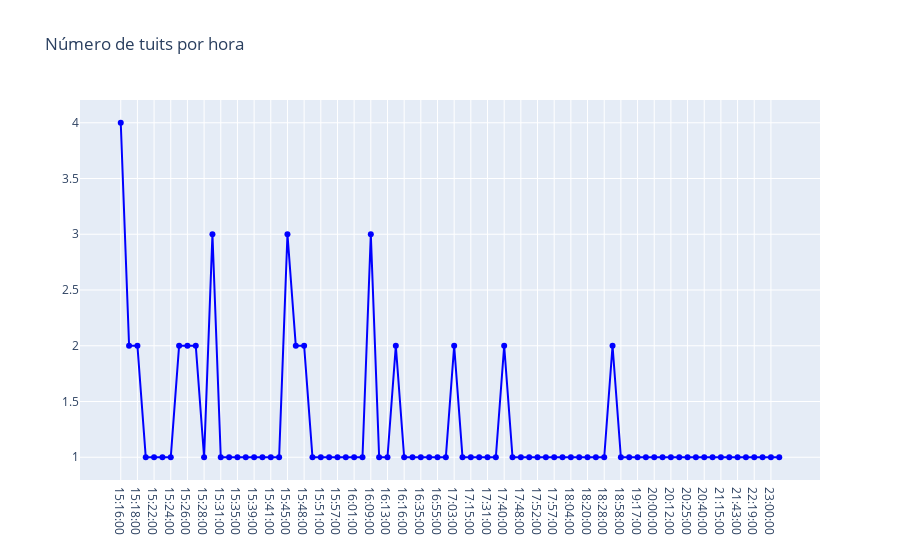

Notebook cell for this chart:
### Code cell
import plotly.io as pio
import plotly.express as px
import plotly.graph_objs as go
from plotly.offline import download_plotlyjs, init_notebook_mode, plot, iplot

import matplotlib.pyplot as plt
%matplotlib inline
init_notebook_mode(connected=True)


trace = go.Scatter(x=temp.hora.values,
                   y=temp.cnt.values,
                   text=[f"Fecha: {f}<br>Tuits: {c}" for f,c in zip(temp.hora.values,temp.cnt.values)],
                   hoverinfo='text',
                   mode='lines+markers',
                   name='Horas',
                   line={'color': 'blue'})

layout = go.Layout(title="Número de tuits por hora")

fig = go.Figure(data=[trace], layout=layout)
iplot(fig)

### Figure 1 — Plotly figure (JSON) as saved in the notebook; plotly's stock layout.template omitted (floating-point values rounded to 4 significant figures)
{"data": [{"hoverinfo": "text", "line": {"color": "blue"}, "mode": "lines+markers", "name": "Horas", "text": ["Fecha: 15:16:00<br>Tuits: 4", "Fecha: 15:17:00<br>Tuits: 2", "Fecha: 15:18:00<br>Tuits: 2", "Fecha: 15:21:00<br>Tuits: 1", "Fecha: 15:22:00<br>Tuits: 1", "Fecha: 15:23:00<br>Tuits: 1", "Fecha: 15:24:00<br>Tuits: 1", "Fecha: 15:25:00<br>Tuits: 2", "Fecha: 15:26:00<br>Tuits: 2", "Fecha: 15:27:00<br>Tuits: 2", "Fecha: 15:28:00<br>Tuits: 1", "Fecha: 15:29:00<br>Tuits: 3", "Fecha: 15:31:00<br>Tuits: 1", "Fecha: 15:33:00<br>Tuits: 1", "Fecha: 15:35:00<br>Tuits: 1", "Fecha: 15:37:00<br>Tuits: 1", "Fecha: 15:39:00<br>Tuits: 1", "Fecha: 15:40:00<br>Tuits: 1", "Fecha: 15:41:00<br>Tuits: 1", "Fecha: 15:44:00<br>Tuits: 1", "Fecha: 15:45:00<br>Tuits: 3", "Fecha: 15:46:00<br>Tuits: 2", "Fecha: 15:48:00<br>Tuits: 2", "Fecha: 15:50:00<br>Tuits: 1", "Fecha: 15:51:00<br>Tuits: 1", "Fecha: 15:55:00<br>Tuits: 1", "Fecha: 15:57:00<br>Tuits: 1", "Fecha: 15:58:00<br>Tuits: 1", "Fecha: 16:01:00<br>Tuits: 1", "Fecha: 16:05:00<br>Tuits: 1", "Fecha: 16:09:00<br>Tuits: 3", "Fecha: 16:10:00<br>Tuits: 1", "Fecha: 16:13:00<br>Tuits: 1", "Fecha: 16:15:00<br>Tuits: 2", "Fecha: 16:16:00<br>Tuits: 1", "Fecha: 16:20:00<br>Tuits: 1", "Fecha: 16:35:00<br>Tuits: 1", "Fecha: 16:45:00<br>Tuits: 1", "Fecha: 16:55:00<br>Tuits: 1", "Fecha: 16:56:00<br>Tuits: 1", "Fecha: 17:03:00<br>Tuits: 2", "Fecha: 17:11:00<br>Tuits: 1", "Fecha: 17:15:00<br>Tuits: 1", "Fecha: 17:24:00<br>Tuits: 1", "Fecha: 17:31:00<br>Tuits: 1", "Fecha: 17:38:00<br>Tuits: 1", "Fecha: 17:40:00<br>Tuits: 2", "Fecha: 17:42:00<br>Tuits: 1", "Fecha: 17:48:00<br>Tuits: 1", "Fecha: 17:49:00<br>Tuits: 1", "Fecha: 17:52:00<br>Tuits: 1", "Fecha: 17:56:00<br>Tuits: 1", "Fecha: 17:57:00<br>Tuits: 1", "Fecha: 17:58:00<br>Tuits: 1", "Fecha: 18:04:00<br>Tuits: 1", "Fecha: 18:09:00<br>Tuits: 1", "Fecha: 18:20:00<br>Tuits: 1", "Fecha: 18:26:00<br>Tuits: 1", "Fecha: 18:28:00<br>Tuits: 1", "Fecha: 18:38:00<br>Tuits: 2", "Fecha: 18:58:00<br>Tuits: 1", "Fecha: 19:02:00<br>Tuits: 1", "Fecha: 19:17:00<br>Tuits: 1", "Fecha: 19:29:00<br>Tuits: 1", "Fecha: 20:00:00<br>Tuits: 1", "Fecha: 20:06:00<br>Tuits: 1", "Fecha: 20:12:00<br>Tuits: 1", "Fecha: 20:20:00<br>Tuits: 1", "Fecha: 20:25:00<br>Tuits: 1", "Fecha: 20:33:00<br>Tuits: 1", "Fecha: 20:40:00<br>Tuits: 1", "Fecha: 20:49:00<br>Tuits: 1", "Fecha: 21:15:00<br>Tuits: 1", "Fecha: 21:20:00<br>Tuits: 1", "Fecha: 21:43:00<br>Tuits: 1", "Fecha: 21:53:00<br>Tuits: 1", "Fecha: 22:19:00<br>Tuits: 1", "Fecha: 22:45:00<br>Tuits: 1", "Fecha: 23:00:00<br>Tuits: 1", "Fecha: 23:58:00<br>Tuits: 1"], "type": "scatter", "x": ["15:16:00", "15:17:00", "15:18:00", "15:21:00", "15:22:00", "15:23:00", "15:24:00", "15:25:00", "15:26:00", "15:27:00", "15:28:00", "15:29:00", "15:31:00", "15:33:00", "15:35:00", "15:37:00", "15:39:00", "15:40:00", "15:41:00", "15:44:00", "15:45:00", "15:46:00", "15:48:00", "15:50:00", "15:51:00", "15:55:00", "15:57:00", "15:58:00", "16:01:00", "16:05:00", "16:09:00", "16:10:00", "16:13:00", "16:15:00", "16:16:00", "16:20:00", "16:35:00", "16:45:00", "16:55:00", "16:56:00", "17:03:00", "17:11:00", "17:15:00", "17:24:00", "17:31:00", "17:38:00", "17:40:00", "17:42:00", "17:48:00", "17:49:00", "17:52:00", "17:56:00", "17:57:00", "17:58:00", "18:04:00", "18:09:00", "18:20:00", "18:26:00", "18:28:00", "18:38:00", "18:58:00", "19:02:00", "19:17:00", "19:29:00", "20:00:00", "20:06:00", "20:12:00", "20:20:00", "20:25:00", "20:33:00", "20:40:00", "20:49:00", "21:15:00", "21:20:00", "21:43:00", "21:53:00", "22:19:00", "22:45:00", "23:00:00", "23:58:00"], "y": [4, 2, 2, 1, 1, 1, 1, 2, 2, 2, 1, 3, 1, 1, 1, 1, 1, 1, 1, 1, 3, 2, 2, 1, 1, 1, 1, 1, 1, 1, 3, 1, 1, 2, 1, 1, 1, 1, 1, 1, 2, 1, 1, 1, 1, 1, 2, 1, 1, 1, 1, 1, 1, 1, 1, 1, 1, 1, 1, 2, 1, 1, 1, 1, 1, 1, 1, 1, 1, 1, 1, 1, 1, 1, 1, 1, 1, 1, 1, 1]}], "layout": {"title": {"text": "Número de tuits por hora"}}}
